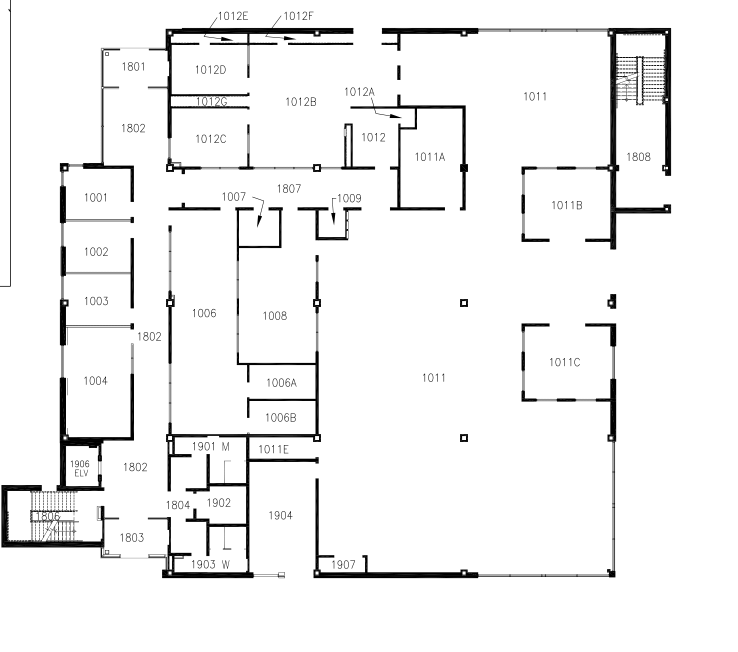
#> input picture Blueprints/1-1.png, 1476 x 1304 px, found by its file name (shown at 1/2 size)
$ python advanced_door_detection.py
#> lines starting #> are read from the running program, lines starting #| are printed output that depends on the picture; after the words box and inside, x2 and y2 are one past the last pixel; in counts of white or black regions, pixels touching at a corner belong together
import cv2
import numpy as np
import networkx as nx
from scipy.spatial import KDTree
from sklearn.cluster import DBSCAN

IMAGE_PATH = 'Blueprints/1-1.png'
OUTPUT_IMAGE = 'Blueprints/1-1_advanced_doors.png'
OUTPUT_GRAPH = 'Blueprints/1-1_advanced_doors.gml'

def preprocess_image(image_path):
    """Preprocess image for advanced door detection"""
#> called with image_path = 'Blueprints/1-1.png'
    img = cv2.imread(image_path, cv2.IMREAD_GRAYSCALE)
#> img is the input picture: shape (1304, 1476); min 0, max 255, mean 242.1
    if img is None:
        raise FileNotFoundError(f"Image not found: {image_path}")

    # Apply Gaussian blur with smaller kernel
    blurred = cv2.GaussianBlur(img, (3, 3), 0)

    # Use adaptive thresholding with smaller block size
    thresh = cv2.adaptiveThreshold(blurred, 255, cv2.ADAPTIVE_THRESH_GAUSSIAN_C,
                                  cv2.THRESH_BINARY_INV, 7, 2)
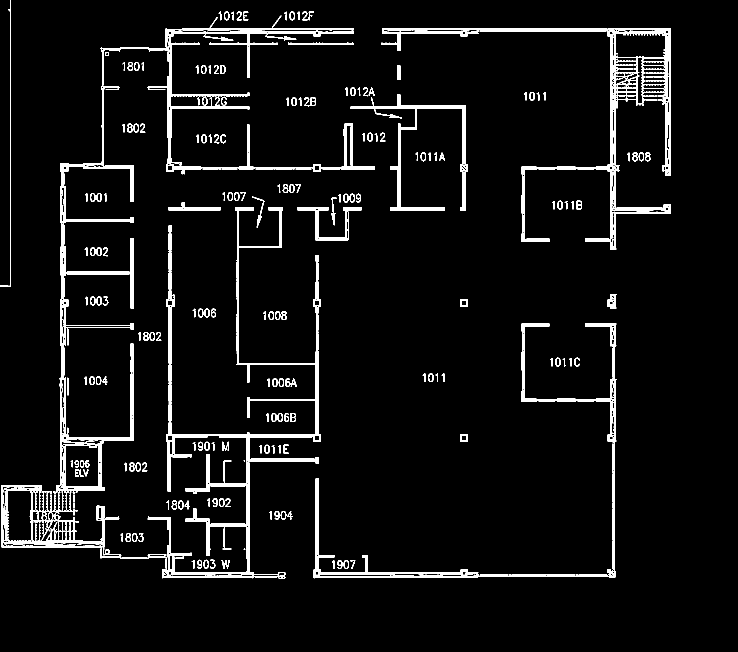
#> thresh: shape (1304, 1476) (shown at 1/2 size); 5.5% white; 235 white regions (23 under 20 px), largest, box (x1, y1, x2, y2) and area: (3, 31, 750, 1157) 53691, (1043, 56, 1342, 499) 14193, (627, 647, 1233, 1157) 10219

    return img, thresh

def detect_walls_and_gaps(thresh_img):
    """Detect walls and find gaps using multiple techniques"""
    # Method 1: Hough Transform for lines
    edges = cv2.Canny(thresh_img, 100, 200)
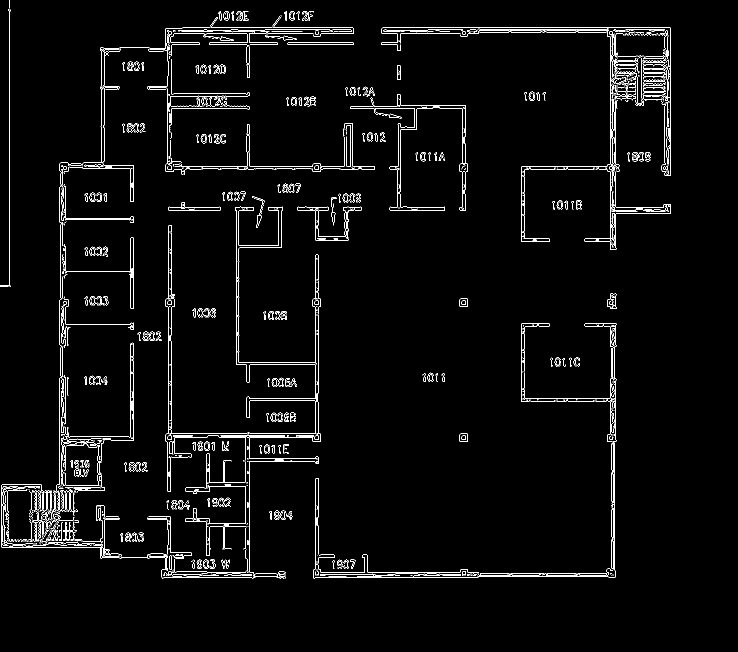
#> edges: shape (1304, 1476) (shown at 1/2 size); 2.7% white in thin lines or dots, all inside (x1, y1, x2, y2) = (0, 0, 1342, 1158)
    lines = cv2.HoughLinesP(edges, 1, np.pi/180, threshold=1000,
                           minLineLength=None, maxLineGap=0)
#> lines = None

    # Method 2: Morphological operations to find gaps
    kernel = np.ones((3,3), np.uint8)
    closed = cv2.morphologyEx(thresh_img, cv2.MORPH_CLOSE, kernel)
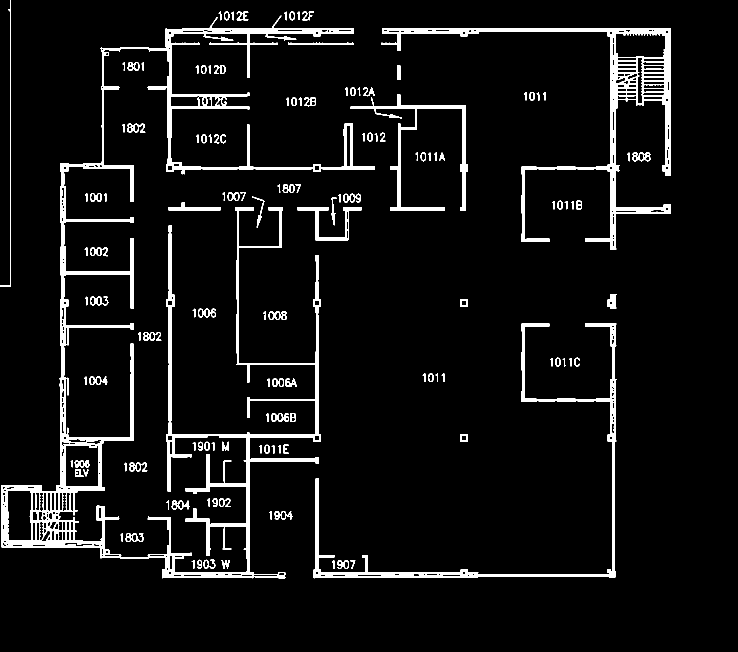
#> closed: shape (1304, 1476) (shown at 1/2 size); 6.2% white; 134 white regions, largest, box (x1, y1, x2, y2) and area: (3, 31, 750, 1157) 61529, (763, 56, 1342, 499) 21131, (627, 647, 1233, 1157) 12421
    opened = cv2.morphologyEx(thresh_img, cv2.MORPH_OPEN, kernel)
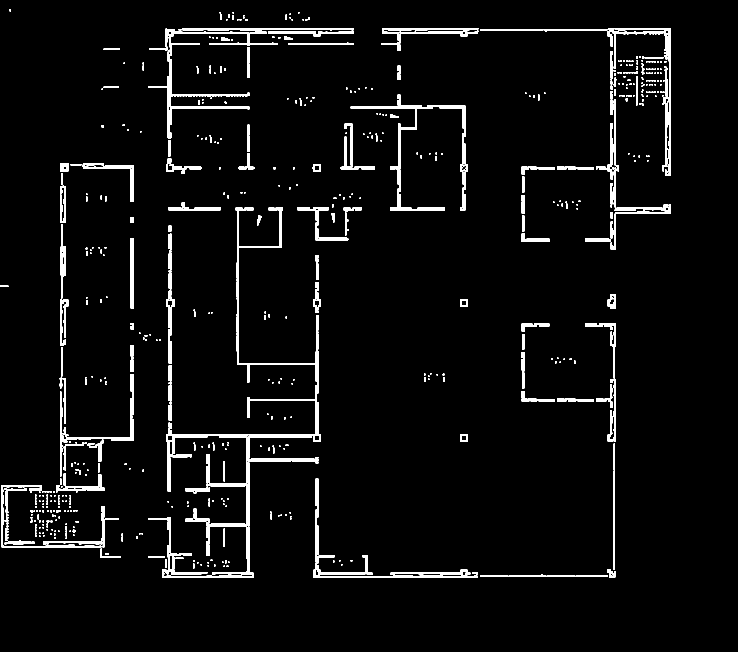
#> opened: shape (1304, 1476) (shown at 1/2 size); 4.2% white; 612 white regions (394 under 20 px), largest, box (x1, y1, x2, y2) and area: (296, 701, 642, 1156) 13242, (296, 57, 555, 278) 4696, (701, 189, 936, 421) 4285

    # The difference between closed and opened should show gaps
    gap_mask = cv2.absdiff(closed, opened)
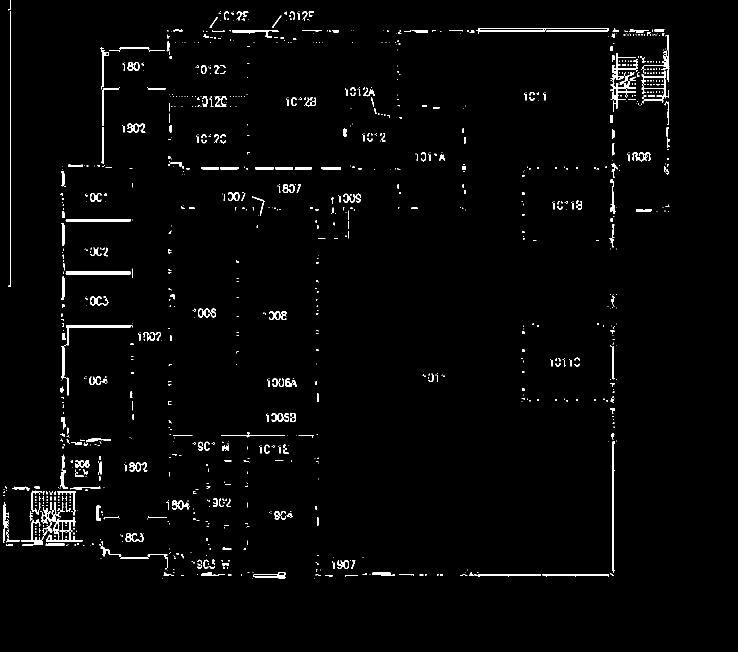
#> gap_mask: shape (1304, 1476) (shown at 1/2 size); 2% white; 1090 white regions (808 under 20 px)

    return edges, lines, gap_mask

def find_door_candidates_advanced(thresh_img, gap_mask, wall_lines):
    """Advanced door detection using multiple techniques"""
    door_candidates = []

    # Technique 1: Find gaps in morphological operations
    contours, _ = cv2.findContours(gap_mask, cv2.RETR_EXTERNAL, cv2.CHAIN_APPROX_SIMPLE)
#> contours = 1078 contours, 893 with area under 20; largest, box (x1, y1, x2, y2) and area: (81, 1004, 165, 1083) 1480, (953, 56, 1218, 68) 1293, (1283, 142, 1338, 207) 1254, (1221, 106, 1276, 224) 874, (128, 650, 265, 691) 674

    for cnt in contours:
        area = cv2.contourArea(cnt)
        if 10 < area < 2000:  # Door-sized areas
            x, y, w, h = cv2.boundingRect(cnt)
            aspect_ratio = float(w) / h

            if 0.3 < aspect_ratio < 2.5:
                M = cv2.moments(cnt)
                if M['m00'] != 0:
                    cx = int(M['m10']/M['m00'])
                    cy = int(M['m01']/M['m00'])
                    door_candidates.append({
                        'center': (cx, cy),
                        'area': area,
                        'bbox': (x, y, w, h),
                        'contour': cnt,
                        'method': 'morphological'
                    })
#> this loop made 1078 passes
#> (area, x, y, w, h, aspect_ratio, cx, cy) on passes 22, 45, 51, 53, 56, 57, 69, 78: (20.5, 939, 1145, 9, 7, 1.29, 941, 1148), (43, 445, 1126, 13, 7, 1.86, 450, 1128), (34, 702, 1120, 9, 18, 0.5, 706, 1126), (208.5, 674, 1120, 24, 18, 1.33, 688, 1128), (26, 424, 1119, 6, 10, 0.6, 426, 1123), (42, 407, 1119, 10, 19, 0.526, 410, 1127), (89, 295, 1108, 41, 28, 1.46, 321, 1113), (103.5, 201, 1092, 42, 21, 2, 217, 1103)
#> after the loop, door_candidates = 166 items

    # Technique 2: Look for small white regions near wall lines
    if wall_lines is not None:
        wall_mask = np.zeros_like(thresh_img)
        for line in wall_lines:
            x1, y1, x2, y2 = line[0]
            cv2.line(wall_mask, (x1, y1), (x2, y2), 255, 3)

        # Dilate wall mask to find regions near walls
        kernel = np.ones((5,5), np.uint8)
        dilated_walls = cv2.dilate(wall_mask, kernel, iterations=1)

        # Find white regions near walls
        near_walls = cv2.bitwise_and(thresh_img, dilated_walls)

        contours, _ = cv2.findContours(near_walls, cv2.RETR_EXTERNAL, cv2.CHAIN_APPROX_SIMPLE)

        for cnt in contours:
            area = cv2.contourArea(cnt)
            if 50 < area < 1500:
                x, y, w, h = cv2.boundingRect(cnt)
                aspect_ratio = float(w) / h

                if 0.2 < aspect_ratio < 3.0:
                    M = cv2.moments(cnt)
                    if M['m00'] != 0:
                        cx = int(M['m10']/M['m00'])
                        cy = int(M['m01']/M['m00'])

                        # Check if this is not too close to existing candidates
                        too_close = False
                        for existing in door_candidates:
                            dist = np.sqrt((cx - existing['center'][0])**2 + (cy - existing['center'][1])**2)
                            if dist < 30:
                                too_close = True
                                break

                        if not too_close:
                            door_candidates.append({
                                'center': (cx, cy),
                                'area': area,
                                'bbox': (x, y, w, h),
                                'contour': cnt,
                                'method': 'near_walls'
                            })

    return door_candidates

def detect_rooms_improved(thresh_img):
    """Improved room detection using connected components"""
    # Invert so walls are black
    room_mask = cv2.bitwise_not(thresh_img)

    # Remove small noise with smaller kernel
    kernel = np.ones((3,3), np.uint8)
    room_mask = cv2.morphologyEx(room_mask, cv2.MORPH_OPEN, kernel)

    # Find connected components
    num_labels, labels, stats, centroids = cv2.connectedComponentsWithStats(room_mask, connectivity=8)

    rooms = []
    for i in range(1, num_labels):  # Skip background
        area = stats[i, cv2.CC_STAT_AREA]
        if area > 500:  # Much lower minimum area threshold
            x = stats[i, cv2.CC_STAT_LEFT]
            y = stats[i, cv2.CC_STAT_TOP]
            w = stats[i, cv2.CC_STAT_WIDTH]
            h = stats[i, cv2.CC_STAT_HEIGHT]

            # Calculate center
            cx = int(centroids[i][0])
            cy = int(centroids[i][1])

            # More permissive aspect ratio filter
            aspect_ratio = float(w) / h
            if 0.1 < aspect_ratio < 10.0:  # Much wider range
                # Determine room type based on size and aspect ratio
                if area > 10000:
                    room_type = "large_room"
                elif area > 5000:
                    room_type = "medium_room"
                else:
                    room_type = "small_room"

                # Generate room label
                room_label = f"Room_{len(rooms):03d}"

                rooms.append({
                    'center': (cx, cy),
                    'area': area,
                    'bbox': (x, y, w, h),
                    'label': i,
                    'room_type': room_type,
                    'room_label': room_label,
                    'dimensions': (w, h),
                    'aspect_ratio': aspect_ratio
                })

    return rooms

def connect_rooms_with_doors(rooms, doors, max_door_distance=80):
    """Connect rooms using detected doors"""
    G = nx.Graph()

    # Add room nodes with detailed attributes
    for i, room in enumerate(rooms):
        G.add_node(i,
                  pos=str(room['center']),  # Convert tuple to string
                  area=int(room['area']),
                  label=str(room['room_label']),
                  room_type=str(room['room_type']),
                  dimensions=str(room['dimensions']),  # Convert tuple to string
                  aspect_ratio=float(room['aspect_ratio']),
                  bbox=str(room['bbox'])  # Convert tuple to string
                  )

    if not doors:
        print("No doors detected, using proximity-based connections...")
        # Connect by proximity
        centers = [room['center'] for room in rooms]
        tree = KDTree(centers)

        for i, room in enumerate(rooms):
            center = room['center']
            dists, idxs = tree.query(center, k=min(5, len(rooms)))  # Increased from 3 to 5 neighbors

            for idx in idxs[1:]:
                if not G.has_edge(i, idx):
                    weight = np.sqrt((center[0] - centers[idx][0])**2 +
                                   (center[1] - centers[idx][1])**2)
                    G.add_edge(i, idx, weight=float(weight), connection_type="proximity")
        return G

    # Connect through doors
    for door in doors:
        door_center = door['center']

        # Find rooms near this door
        connected_rooms = []
        for i, room in enumerate(rooms):
            room_center = room['center']
            distance = np.sqrt((door_center[0] - room_center[0])**2 +
                              (door_center[1] - room_center[1])**2)

            if distance < max_door_distance:
                connected_rooms.append(i)

        # Connect rooms through this door
        for i in range(len(connected_rooms)):
            for j in range(i+1, len(connected_rooms)):
                room1, room2 = connected_rooms[i], connected_rooms[j]
                if not G.has_edge(room1, room2):
                    weight = np.sqrt((rooms[room1]['center'][0] - rooms[room2]['center'][0])**2 +
                                   (rooms[room1]['center'][1] - rooms[room2]['center'][1])**2)
                    G.add_edge(room1, room2, weight=float(weight), door_center=str(door_center), connection_type="door")

    # If no connections were made through doors, use proximity as fallback
    if len(G.edges()) == 0 and len(doors) > 0:
        print("No door connections made, using proximity fallback...")
        centers = [room['center'] for room in rooms]
        tree = KDTree(centers)

        for i, room in enumerate(rooms):
            center = room['center']
            dists, idxs = tree.query(center, k=min(5, len(rooms)))

            for idx in idxs[1:]:
                if not G.has_edge(i, idx):
                    weight = np.sqrt((center[0] - centers[idx][0])**2 +
                                   (center[1] - centers[idx][1])**2)
                    G.add_edge(i, idx, weight=float(weight), connection_type="proximity_fallback")

    return G

def save_graph_with_labels(G, rooms, filename):
    """Save graph with detailed room information"""
    # Save the NetworkX graph
    nx.write_gml(G, filename)

    # Create a summary file
    summary_filename = filename.replace('.gml', '_summary.txt')
    with open(summary_filename, 'w') as f:
        f.write("ROOM DETECTION SUMMARY\n")
        f.write("=" * 50 + "\n\n")

        f.write(f"Total rooms detected: {len(rooms)}\n")
        f.write(f"Total connections: {len(G.edges())}\n\n")

        f.write("ROOM DETAILS:\n")
        f.write("-" * 30 + "\n")
        for i, room in enumerate(rooms):
            f.write(f"Room {i} ({room['room_label']}):\n")
            f.write(f"  Center: {room['center']}\n")
            f.write(f"  Area: {room['area']} pixels\n")
            f.write(f"  Dimensions: {room['dimensions']}\n")
            f.write(f"  Type: {room['room_type']}\n")
            f.write(f"  Aspect ratio: {room['aspect_ratio']:.2f}\n")
            f.write(f"  Bounding box: {room['bbox']}\n\n")

        f.write("CONNECTIONS:\n")
        f.write("-" * 30 + "\n")
        for u, v, data in G.edges(data=True):
            room1_label = rooms[u]['room_label']
            room2_label = rooms[v]['room_label']
            connection_type = data.get('connection_type', 'unknown')
            weight = data.get('weight', 0)
            f.write(f"{room1_label} <-> {room2_label} ({connection_type}, weight={weight:.1f})\n")

    print(f"Graph saved as {filename}")
    print(f"Summary saved as {summary_filename}")

def print_graph_info(G, rooms):
    """Print detailed information about the graph"""
    print(f"\n=== GRAPH INFORMATION ===")
    print(f"Nodes: {G.number_of_nodes()}")
    print(f"Edges: {G.number_of_edges()}")

    # Count room types
    room_types = {}
    for room in rooms:
        room_type = room['room_type']
        room_types[room_type] = room_types.get(room_type, 0) + 1

    print(f"\nRoom types:")
    for room_type, count in room_types.items():
        print(f"  {room_type}: {count}")

    # Count connection types
    connection_types = {}
    for u, v, data in G.edges(data=True):
        conn_type = data.get('connection_type', 'unknown')
        connection_types[conn_type] = connection_types.get(conn_type, 0) + 1

    print(f"\nConnection types:")
    for conn_type, count in connection_types.items():
        print(f"  {conn_type}: {count}")

    # Find isolated rooms
    isolated_rooms = list(nx.isolates(G))
    if isolated_rooms:
        print(f"\nIsolated rooms: {len(isolated_rooms)}")
        for node in isolated_rooms:
            room_label = rooms[node]['room_label']
            print(f"  {room_label}")
    else:
        print(f"\nNo isolated rooms - all rooms are connected!")

    # Find connected components
    components = list(nx.connected_components(G))
    if len(components) > 1:
        print(f"\nConnected components: {len(components)}")
        for i, component in enumerate(components):
            room_labels = [rooms[node]['room_label'] for node in component]
            print(f"  Component {i+1}: {', '.join(room_labels)}")
    else:
        print(f"\nAll rooms are in one connected component!")

if __name__ == '__main__':
    # Load and preprocess
    img, thresh = preprocess_image(IMAGE_PATH)
    edges, wall_lines, gap_mask = detect_walls_and_gaps(thresh)

    # Detect doors using advanced methods
    door_candidates = find_door_candidates_advanced(thresh, gap_mask, wall_lines)
#> door_candidates = 166 items
    print(f"Found {len(door_candidates)} door candidates")
#| Found 166 door candidates

    # Cluster nearby doors
    if door_candidates:
        centers = np.array([door['center'] for door in door_candidates])
#> centers = 166 pairs, first value 61 to 1334, second value 25 to 1148
        clustering = DBSCAN(eps=25, min_samples=1).fit(centers)  # Reduced eps from 40 to 25

        clusters = {}
        for i, label in enumerate(clustering.labels_):
            if label not in clusters:
                clusters[label] = []
            clusters[label].append(door_candidates[i])
#> this loop made 166 passes
#> label on passes 1 to 3: 0, 1, 1
#> after the loop, clusters = 109 items

        doors = []
        for cluster in clusters.values():
            if cluster:
                largest_door = max(cluster, key=lambda x: x['area'])
                doors.append(largest_door)
#> this loop made 109 passes
#> after the loop, doors = 109 items

        print(f"After clustering: {len(doors)} doors")
#| After clustering: 109 doors
    else:
        doors = []
        print("No doors detected")

    # Detect rooms
    rooms = detect_rooms_improved(thresh)
#> in detect_rooms_improved, `room_mask = cv2.bitwise_not(thresh_img)`:
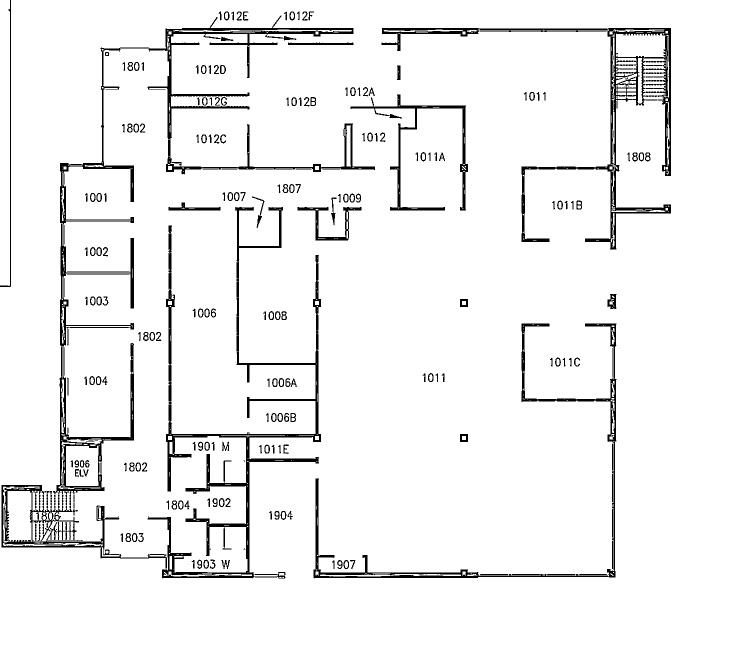
#> room_mask: shape (1304, 1476) (shown at 1/2 size); 94.5% white; 235 black regions (23 under 20 px), largest, box (x1, y1, x2, y2) and area: (3, 31, 750, 1157) 53691, (1043, 56, 1342, 499) 14193, (627, 647, 1233, 1157) 10219
#> in detect_rooms_improved, `room_mask = cv2.morphologyEx(room_mask, cv2.MORPH_OPEN, kernel)`:
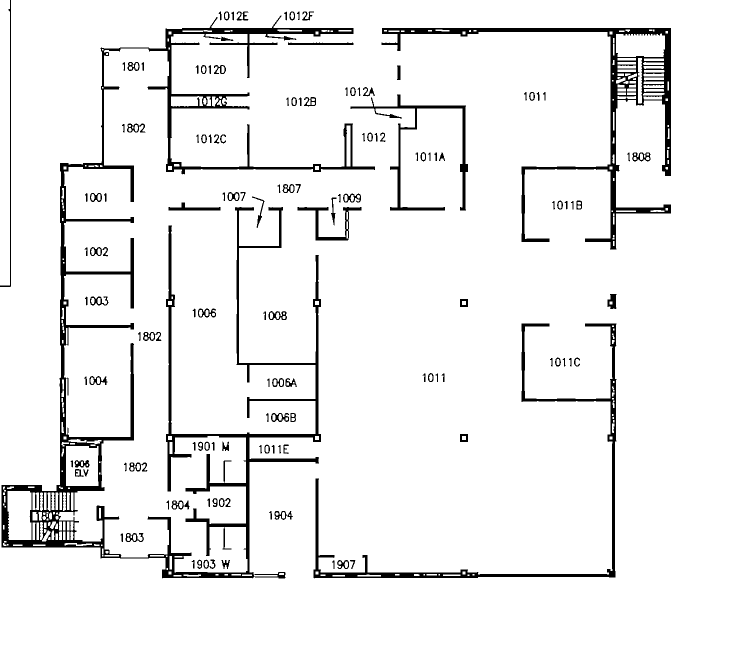
#> room_mask: shape (1304, 1476) (shown at 1/2 size); 93.8% white; 134 black regions, largest, box (x1, y1, x2, y2) and area: (3, 31, 750, 1157) 61529, (763, 56, 1342, 499) 21131, (627, 647, 1233, 1157) 12421
#> in detect_rooms_improved, `num_labels, labels, stats, centroids = cv2.connectedComponentsWithStat..`: num_labels = 365; stats = 365 rows, first 6: [0, 0, 1342, 1157, 118795], [0, 0, 20, 571, 11408], [0, 0, 1476, 1304, 1757678], [450, 25, 6, 13, 69], [581, 25, 7, 13, 71], [479, 28, 7, 11, 52]; centroids = 365 pairs, first value 7 to 1336.9, second value 31.07 to 1151
#> (the rest of the program and of its run is left out)
